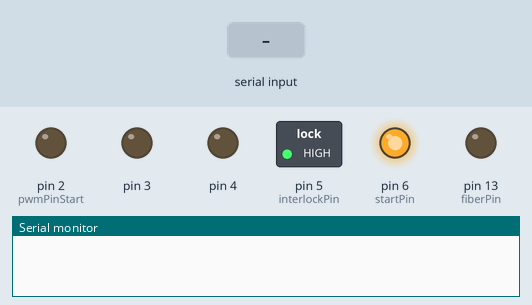
This sketch was run on a simulated Arduino Uno, built with avr-gcc and run on an emulated ATmega328P. Parts: switched loads named in the sketch (green lamp = pin HIGH), output pins drawn as LEDs (lit = HIGH), the last lines printed to the serial monitor. The test bench sets the inputs (shaded band).

Above: at 1.2 s.
1.3 s: "LSR 1\n" received over Serial
At 2.5 s:
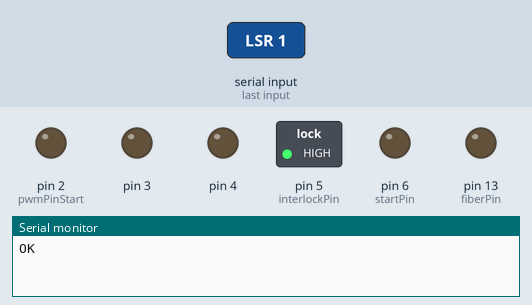
2.8 s: "INTL 1\n" received over Serial
At 3.7 s:
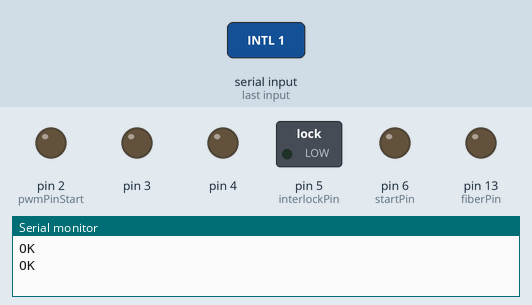
4.3 s: "LSR 0\n" received over Serial
At 4.8 s:
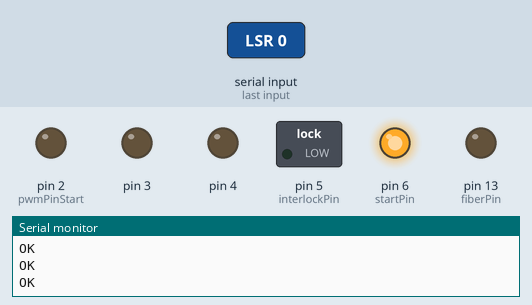
5.8 s: "FIBER 1\n" received over Serial
At 7.0 s:
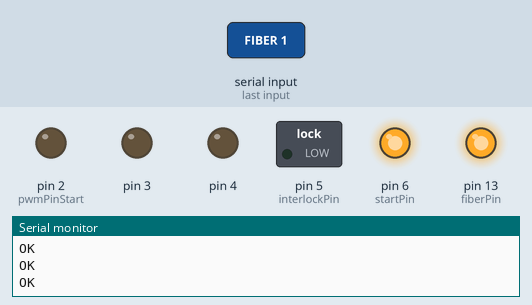
7.3 s: "INTL 0\n" received over Serial
At 8.3 s:
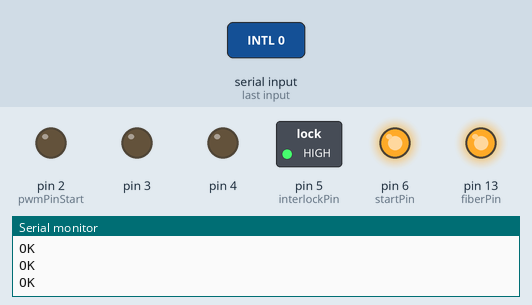
8.8 s: "FIBER 0\n" received over Serial
At 9.5 s:
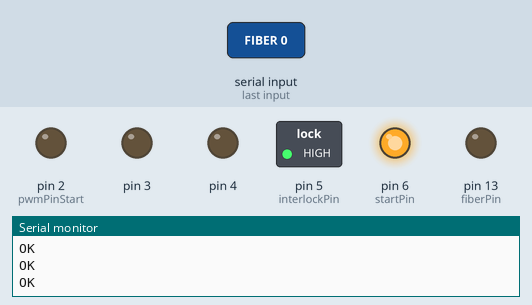
Timing chart, 0 to 11.3 s (numbered marks = the images above; inputs shaded):
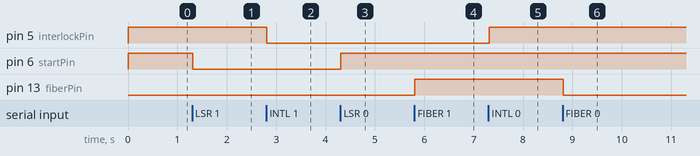

Measured:
- after the input at 1.3 s, pin 6 (startPin): HIGH → LOW at once
- after the input at 2.8 s, pin 5 (interlockPin): HIGH → LOW at once
- after the input at 4.3 s, pin 6 (startPin): LOW → HIGH at once
- after the input at 5.8 s, pin 13 (fiberPin): LOW → HIGH at once
- after the input at 7.3 s, pin 5 (interlockPin): LOW → HIGH at once
- after the input at 8.8 s, pin 13 (fiberPin): HIGH → LOW at once

The sketch:

RC1Control.ino
```cpp
/*
  Read the current and switch the IO
*/

#define EXTRA_BITS (4)

bool g_sendString = false;  // whether the string is complete
String data = "";

// pins for the LEDs:
const int interlockPin = 5;
const int startPin = 6;
const int pwmPinStart = 2;      // PWM to pin 2
const int fiberPin = 13;

void setup() {
  // initialize serial communications at 115200 bps:
  Serial.begin(115200);
  // set the time out to 10 mS.
  Serial.setTimeout(10);
  // set the iopins
  // make the pins outputs:
  pinMode(interlockPin, OUTPUT);
  pinMode(startPin, OUTPUT);
  pinMode(pwmPinStart, OUTPUT);  // sets the pin as output
  pinMode(pwmPinStart + 1, OUTPUT);  // sets the pin as output
  pinMode(pwmPinStart + 2, OUTPUT);  // sets the pin as output
  pinMode(fiberPin, OUTPUT);  // sets the pin as output
  pinMode(A0, INPUT);
  pinMode(A1, INPUT);
  pinMode(A2, INPUT);

  //default no active
  digitalWrite(startPin, HIGH);
  digitalWrite(interlockPin, HIGH);
  analogWrite(pwmPinStart, 0);
  analogWrite(pwmPinStart + 1, 0);
  analogWrite(pwmPinStart + 2, 0);
  digitalWrite(fiberPin, LOW);


}


void loop()
{

   // look for the newline. That's the end of your sentence:
   while (Serial.available() > 0)
   {
    data += Serial.readString();// read the incoming data as string

    if(data.indexOf('\n') > 0)
    {
      //convert to uppercase
      data.toUpperCase();

      if(data.indexOf("*IDN?") >= 0)
      {
        Serial.println("RC1 Controller, 0.2.100");
      }
      else if(data.indexOf("CURRENT?") >= 0)
      {
        SendCurrentMeasurement();
      }
      else if(data.indexOf("LSR 1") >= 0)
      {
        // the pin is low active
       digitalWrite(startPin, LOW);

        Serial.println("OK");
      }
      else if(data.indexOf("LSR 0") >= 0)
      {
        // the pin is low active
        digitalWrite(startPin, HIGH);
        Serial.println("OK");
      }
      else if(data.indexOf("INTL 1") >= 0)
      {
        // the pin is low active
        digitalWrite(interlockPin, LOW);
        Serial.println("OK");
      }
      else if(data.indexOf("INTL 0") >= 0)
      {
        // the pin is low active
        digitalWrite(interlockPin, HIGH);
        Serial.println("OK");
      }
      else if(data.indexOf("FIBER 0") >= 0)
      {
        digitalWrite(fiberPin, LOW);
        Serial.println("OK");
      }
      else if(data.indexOf("FIBER 1") >= 0)
      {
        digitalWrite(fiberPin, HIGH);
        Serial.println("OK");
      }

      else if(data.indexOf("PWM") >= 0)
      {
        int indexSpace = data.indexOf(" ");

        if(indexSpace >= 0)
        {
          data = data.substring(indexSpace + 1);

          char tmpBuffer[50];
          int port = 0;
          int setting = -1;
          data.toCharArray(tmpBuffer, 50);

          int convert = sscanf(tmpBuffer, "%i,%i", &port,&setting);
          // 168 is max to 3.3 volt
          if(setting > 169)
          {
            setting = 169;
          }
          else if(setting < 0)
          {
            setting = 0;
          }

          analogWrite(pwmPinStart + port - 1, setting);
          Serial.println("OK");
        }
        else
        {
          Serial.println("ERROR 1");
        }
      }
      else
      {
        Serial.println("ERROR 1");
      }
      //clear the data
      data = "";
    }


   }
}


void SendCurrentMeasurement()
{

  uint32_t sensorValue1 = 0;
  uint32_t sensorValue2 = 0;
  uint32_t sensorValue3 = 0;

  for(int counter = 0; counter < (1 << EXTRA_BITS); ++counter)
  {
    // read the analog in value:
    sensorValue1 += analogRead(A0);
    sensorValue2 += analogRead(A1);
    sensorValue3 += analogRead(A2);
  }
  // map it to the range of the analog out:
  Serial.print(map(sensorValue1, 0, ((1 << (10 + EXTRA_BITS))-1), 0, 5000));
  Serial.print(";");
  Serial.print(map(sensorValue2, 0, ((1 << (10 + EXTRA_BITS))-1), 0, 5000));
  Serial.print(";");
  Serial.println(map(sensorValue3, 0, ((1 << (10 + EXTRA_BITS))-1), 0, 5000));

}
```
